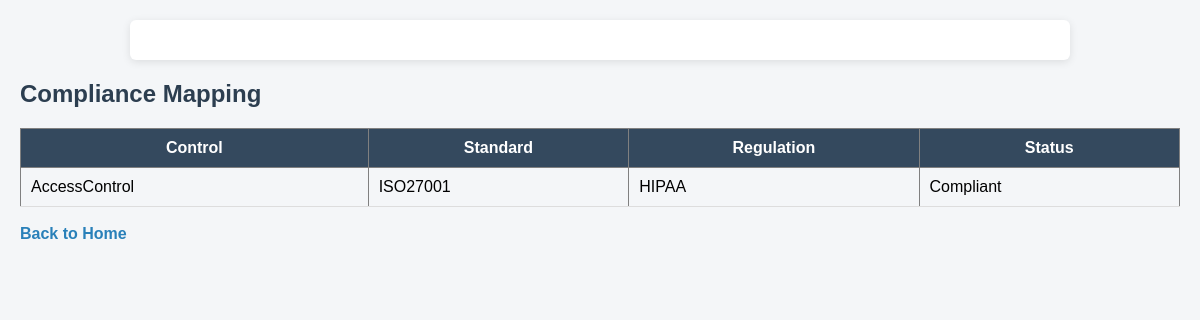
The page /compliance on the database its author committed.
### tables this page shows
CREATE TABLE compliance (
            id INTEGER PRIMARY KEY AUTOINCREMENT,
            control_id INTEGER,
            regulation TEXT,
            status TEXT
        );

CREATE TABLE controls (
            id INTEGER PRIMARY KEY AUTOINCREMENT,
            name TEXT,
            standard TEXT
        );

### app.py (the view)
@app.route("/compliance")
def view_compliance():
    conn = get_db_connection()
    compliance = conn.execute("""
        SELECT controls.name, controls.standard, compliance.regulation, compliance.status
        FROM compliance JOIN controls ON compliance.control_id = controls.id
    """).fetchall()
    conn.close()
    return render_template("compliance.html", compliance=compliance)

### app.py (called while the page is built)
def get_db_connection():
    conn = sqlite3.connect("grc.db")
    conn.row_factory = sqlite3.Row
    return conn

### templates/compliance.html (shortened to what this page needs)
<!DOCTYPE html>
<html>
<head>
    <link rel="stylesheet" href="{{ url_for('static', filename='style.css') }}">
</head>
<body>
<div class="container"></div>
<h2>Compliance Mapping</h2>
<table border="1" cellpadding="8">
    <tr>
        <th>Control</th>
        <th>Standard</th>
        <th>Regulation</th>
        <th>Status</th>
    </tr>
    {% for c in compliance %}
    <tr>
        <td>{{ c.name }}</td>
        <td>{{ c.standard }}</td>
        <td>{{ c.regulation }}</td>
        <td>{{ c.status }}</td>
    </tr>
    {% endfor %}
</table>
<br>
<a href="/">Back to Home</a>
</body>
</html>

### static/style.css (style rules this page uses)
body { font-family: Arial, sans-serif; background-color: #f4f6f8; margin: 0; padding: 20px; }
h1, h2 { color: #2c3e50; }
.container { max-width: 900px; margin: auto; background: white; padding: 20px; border-radius: 6px; box-shadow: 0 2px 8px rgba(0,0,0,0.1); }
table { width: 100%; border-collapse: collapse; margin-top: 15px; }
table th { background-color: #34495e; color: white; padding: 10px; }
table td { padding: 10px; border-bottom: 1px solid #ddd; }
a { text-decoration: none; color: #2980b9; font-weight: bold; }

### rows shown on the page
compliance: name "AccessControl", standard "ISO27001", regulation "HIPAA", status "Compliant"
